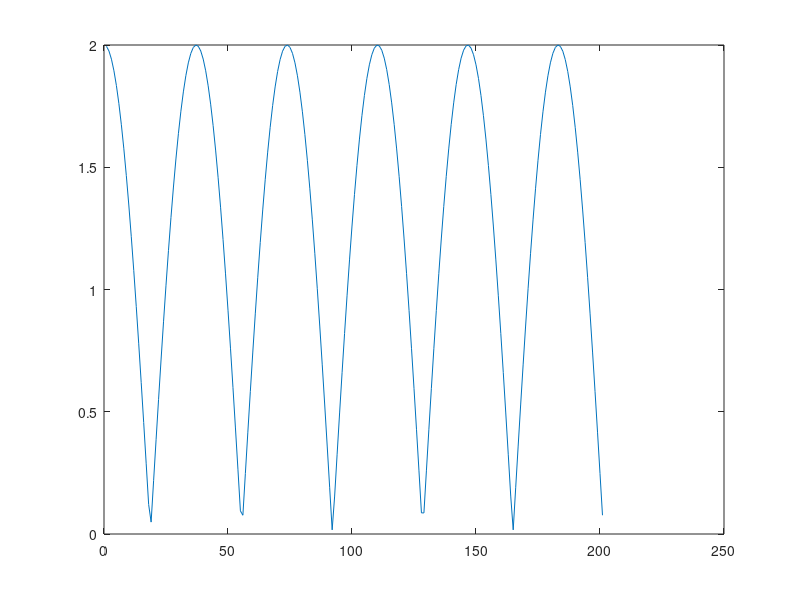

Reproduce this figure in MATLAB.
x = -100:100;

dt = 1000;
dr = 55;
d1 = sqrt(x.^(2) + dt^(2));
d2 = dr + sqrt((x - dr).^(2) + dt^(2));

c = 3e8;
t1 = d1 / c;
t2 = d2 / c;

s1 = 1 * exp(j * 300 * pi * 1e6 * t1);
s2 = 1 * exp(j * 300 * pi * 1e6 * t2);
r = s1 + s2;
res = abs(r);
plot(res);